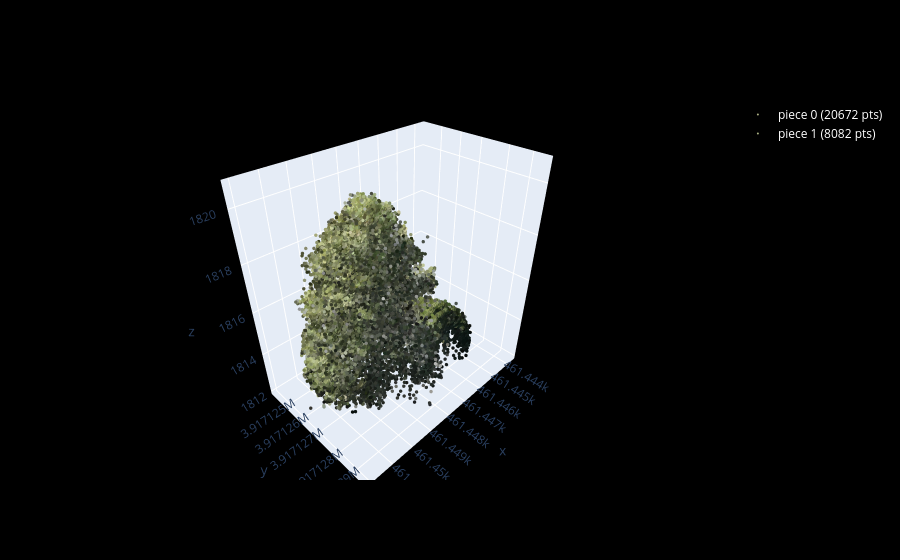

The notebook cell saved with this chart:
### Code cell
# look at the two halves
new_clusters
visualize_pointcloud( new_clusters )

### Figure 1 — Plotly figure (JSON) as saved in the notebook; plotly's stock layout.template omitted (floating-point values rounded to 4 significant figures; data arrays with more than 128 entries replaced by an {"elided": "..."} marker saying what was removed)
{"data": [{"marker": {"color": {"elided": "20672 str values"}, "size": 2}, "mode": "markers", "name": "piece 0 (20672 pts)", "type": "scatter3d", "x": {"elided": "20672 float values"}, "y": {"elided": "20672 float values"}, "z": {"elided": "20672 float values"}}, {"marker": {"color": {"elided": "8082 str values"}, "size": 2}, "mode": "markers", "name": "piece 1 (8082 pts)", "type": "scatter3d", "x": {"elided": "8082 float values"}, "y": {"elided": "8082 float values"}, "z": {"elided": "8082 float values"}}], "layout": {"legend": {"font": {"color": "white"}}, "paper_bgcolor": "black", "scene": {"aspectmode": "data", "bgcolor": "black"}}}
